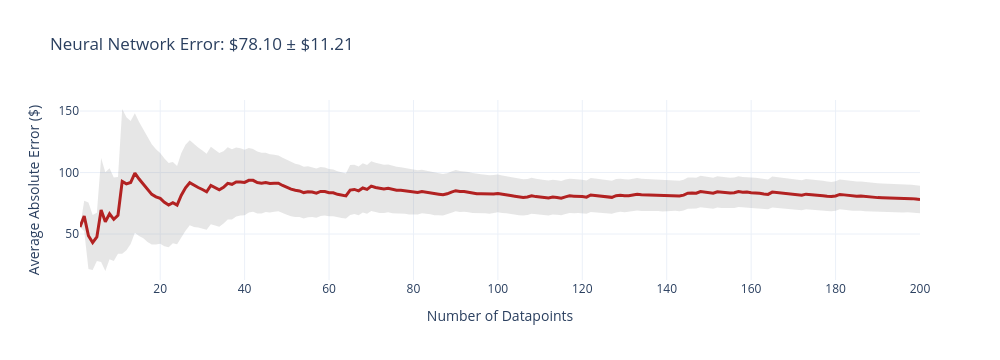
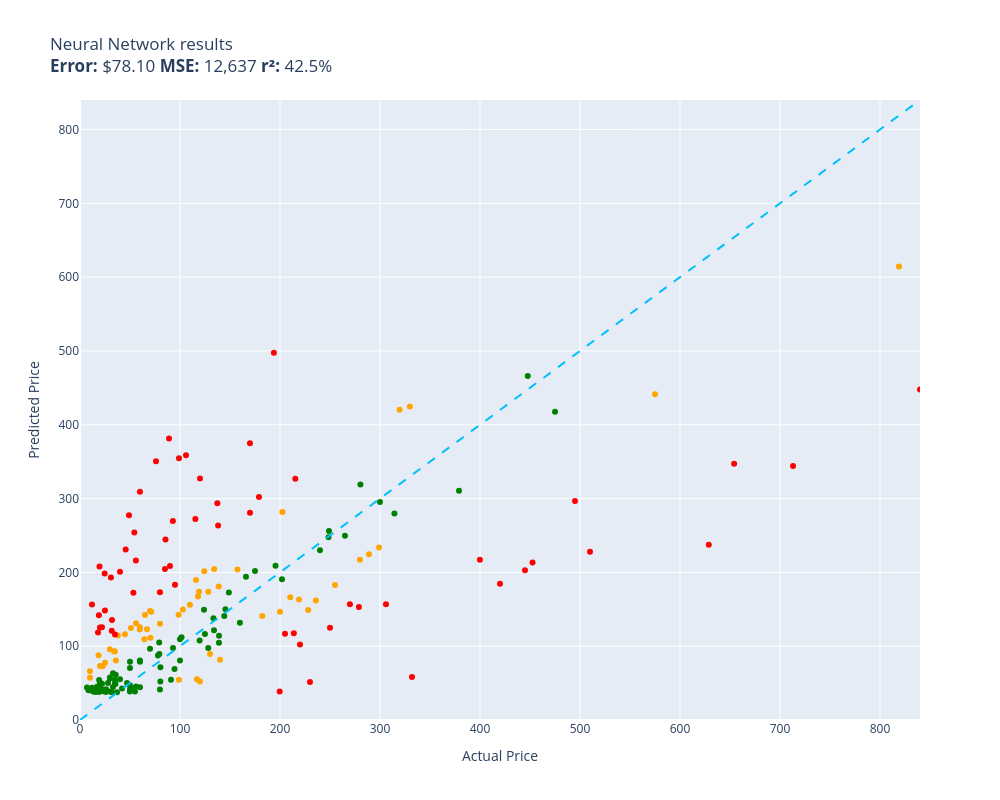

Notebook code cell kept with these figures, in order:
### Code cell
evaluate(neural_network, test)

### Figure 1 — Plotly figure (JSON) as saved in the notebook; plotly's stock layout.template omitted (floating-point values rounded to 4 significant figures; data arrays with more than 128 entries replaced by an {"elided": "..."} marker saying what was removed)
{"data": [{"fill": "toself", "fillcolor": "rgba(128,128,128,0.2)", "hoverinfo": "skip", "line": {"color": "rgba(255,255,255,0)"}, "name": "95% CI", "showlegend": false, "type": "scatter", "x": {"elided": "400 int values"}, "y": {"elided": "400 float values"}}, {"customdata": {"elided": "200x1 float values"}, "hovertemplate": "n=%{x}<br>Avg Error=$%{y:,.2f}<br>±95% CI=$%{customdata[0]:,.2f}<extra></extra>", "line": {"color": "firebrick", "width": 3}, "mode": "lines", "name": "Cumulative Avg Error", "type": "scatter", "x": {"elided": "200 int values"}, "y": {"elided": "200 float values"}}], "layout": {"height": 360, "showlegend": false, "title": {"text": "Neural Network Error: $78.10 ± $11.21"}, "width": 1000, "xaxis": {"title": {"text": "Number of Datapoints"}}, "yaxis": {"title": {"text": "Average Absolute Error ($)"}}}}

### Figure 2 — Plotly figure (JSON) as saved in the notebook; plotly's stock layout.template omitted (floating-point values rounded to 4 significant figures)
{"data": [{"customdata": [["Old Blood Noise Excess V2 Distortion Cho...\nGuess=$163.25 Actual=$219.00"], ["telpo Headlight Assembly Fit For 15 Camr...\nGuess=$189.51 Actual=$115.99"], ["Stand for Raven Pro Document Scanner - P...\nGuess=$95.89 Actual=$29.85"], ["Pump Head TBVECHI 175PSI 4KW 5.5HP 21CFM...\nGuess=$424.78 Actual=$329.90"], ["APS iBoard 6-inch Aluminum (Black Powder...\nGuess=$166.40 Actual=$210.23"], ["PEMP E65 E66 CDC Simulate Optical Fiber ...\nGuess=$173.87 Actual=$119.00"], ["Aolemi Oil Rubbed Bronze Single Function...\nGuess=$142.46 Actual=$98.65"], ["Canon EOS Rebel T7 Digital SLR Camera wi...\nGuess=$614.47 Actual=$819.00"], ["Evergreen HSHB2005 Cylinder Head Gasket ...\nGuess=$122.56 Actual=$59.69"], ["Southwire 120V/15A Right Angle User Atta...\nGuess=$114.63 Actual=$37.87"], ["Tidal Front + Rear Fender Flares 4PC Poc...\nGuess=$182.75 Actual=$254.99"], ["DALDED LED Light Kit for Lego Sonic Gree...\nGuess=$77.70 Actual=$24.99"], ["3D Tree Hole Branches 075 Stair Risers D...\nGuess=$89.38 Actual=$129.99"], ["Diversitech WG840585 Motor, (Ddb) 1/3Hp,...\nGuess=$204.58 Actual=$134.12"], ["Evan-Fischer Front Bumper Cover Compatib...\nGuess=$281.78 Actual=$202.38"], ["Sumerain S1339CM Double Handle Widesprea...\nGuess=$162.07 Actual=$235.86"], ["Western Digital Enterprise RE4-GP 2TB SA...\nGuess=$156.08 Actual=$109.95"], ["Trail Gear Twin Stick Kit for Top Shift ...\nGuess=$217.27 Actual=$279.92"], ["Beck/Arnley 0421945 Air Filter\nGuess=$80.75 Actual=$35.87"], ["Dell Optiplex 390 Desktop Computer i3 3....\nGuess=$201.69 Actual=$124.27"], ["IQShield Screen Protector Compatible wit...\nGuess=$57.16 Actual=$9.95"], ["Neporal Full Spectrum Light Bulb, 6000K ...\nGuess=$87.59 Actual=$18.59"], ["Pidoko Kids Train Table, Grey with 90 Pc...\nGuess=$52.02 Actual=$119.97"], ["Marvel Legends Series X-Men 6-Inch Archa...\nGuess=$54.70 Actual=$98.95"], ["LEGO Marvel Avengers War Machine Buster ...\nGuess=$125.80 Actual=$59.95"], ["ANZO USA 111207 GMC SIERRA 99-06 / YUKON...\nGuess=$140.75 Actual=$182.28"], ["Pioneer 2AM401-BN Two Handle Kitchen Fau...\nGuess=$148.88 Actual=$228.22"], ["LSSAGOON Backpack for Women Teen Kids Gi...\nGuess=$93.30 Actual=$33.99"], ["Grey Pneumatic 1311SD Impact Socket Set\nGuess=$203.80 Actual=$157.43"], ["Walker Exhaust Ultra EPA 16478 Direct Fi...\nGuess=$441.32 Actual=$574.99"], ["4pc Wheel Spacers Adapters 4\" (2inch Per...\nGuess=$55.13 Actual=$116.95"], ["LSI Broadcom SAS 9300-8i 8-port 12Gb/s S...\nGuess=$167.46 Actual=$118.00"], ["Mikrotik RB3011UIAS-RM RouterBOARD 10xGi...\nGuess=$233.72 Actual=$299.00"], ["DuraGo 29515020 Front Hub Assembly\nGuess=$173.77 Actual=$128.34"], ["Chalkboard Name Badges with Magnetic Bac...\nGuess=$73.04 Actual=$19.95"], ["Linkloos Solar Street Lights Outdoor Wat...\nGuess=$131.16 Actual=$55.99"], ["GENUINE VOLVO THERMOSTAT (3.0, 3.2) S60 ...\nGuess=$149.87 Actual=$102.85"], ["Pyle Wireless Rear View Backup Camera - ...\nGuess=$111.37 Actual=$70.45"], ["Universal Power Group 12V 100Ah Sealed L...\nGuess=$146.76 Actual=$199.99"], ["Amana Tool - SC587 Carbide Tipped 3-Wing...\nGuess=$146.71 Actual=$71.23"], ["UPR Mach 1 Chin Spoiler Fits 94-98 Musta...\nGuess=$142.17 Actual=$64.99"], ["Skullcandy Hesh Evo Bluetooth Headphones...\nGuess=$147.83 Actual=$69.99"], ["LCD Screen for Dell Inspiron 17R 17.3\" H...\nGuess=$109.47 Actual=$64.37"], ["200 ' feet True 14 Gauge AWG CCA Speaker...\nGuess=$116.02 Actual=$44.95"], ["StonKraft Brass Chess Board Game Set wit...\nGuess=$81.54 Actual=$140.00"], ["Venom Power Terra Hunter R/T+ R/T All-Te...\nGuess=$420.37 Actual=$319.65"], ["Audio Techinca ATW-T1002 System 10 Handh...\nGuess=$224.72 Actual=$289.00"], ["Replacement Remote Control fit for Sony ...\nGuess=$65.89 Actual=$9.99"], ["Star Wars Die-Cast Metal TITANIUM Series...\nGuess=$72.84 Actual=$22.70"], ["KZ ZS10 Pro in Ear Monitor Headphone KZ ...\nGuess=$122.88 Actual=$66.99"], ["Jada Toys Ryan's World Combo Panda Airli...\nGuess=$92.78 Actual=$34.94"], ["Pyle 2x120 Watt Home Audio Speaker Power...\nGuess=$124.54 Actual=$50.92"], ["Garmin 010-12402-10 GT15M-TM Transom-Mou...\nGuess=$180.87 Actual=$138.74"], ["MonMount Triple Monitor Stand Freestandi...\nGuess=$130.47 Actual=$79.99"]], "hovertemplate": "%{customdata[0]}<extra></extra>", "legendgroup": "orange", "marker": {"color": "orange", "size": 6, "symbol": "circle"}, "mode": "markers", "name": "orange", "orientation": "v", "showlegend": true, "type": "scatter", "x": [219.0, 116.0, 29.85, 329.9, 210.2, 119.0, 98.65, 819.0, 59.69, 37.87, 255.0, 24.99, 130.0, 134.1, 202.4, 235.9, 110.0, 279.9, 35.87, 124.3, 9.95, 18.59, 120.0, 98.95, 59.95, 182.3, 228.2, 33.99, 157.4, 575.0, 117.0, 118.0, 299.0, 128.3, 19.95, 55.99, 102.8, 70.45, 200.0, 71.23, 64.99, 69.99, 64.37, 44.95, 140.0, 319.6, 289.0, 9.99, 22.7, 66.99, 34.94, 50.92, 138.7, 79.99], "xaxis": "x", "y": [163.2, 189.5, 95.89, 424.8, 166.4, 173.9, 142.5, 614.5, 122.6, 114.6, 182.7, 77.7, 89.38, 204.6, 281.8, 162.1, 156.1, 217.3, 80.75, 201.7, 57.16, 87.59, 52.02, 54.7, 125.8, 140.7, 148.9, 93.3, 203.8, 441.3, 55.13, 167.5, 233.7, 173.8, 73.04, 131.2, 149.9, 111.4, 146.8, 146.7, 142.2, 147.8, 109.5, 116.0, 81.54, 420.4, 224.7, 65.89, 72.84, 122.9, 92.78, 124.5, 180.9, 130.5], "yaxis": "y"}, {"customdata": [["NewPower99 Battery Kit for Samsung Galax...\nGuess=$38.58 Actual=$54.95"], ["EXMAX NG-10X Fresnel Lens Focusing Adapt...\nGuess=$96.58 Actual=$69.98"], ["SuppliesOutlet Compatible Toner Cartridg...\nGuess=$140.98 Actual=$144.29"], ["8544771 Dryer Heating Element, 279816 Th...\nGuess=$61.31 Actual=$35.74"], ["Metabo HPT 36V MultiVolt™ Cordless Rotar...\nGuess=$310.55 Actual=$379.00"], ["Panasonic KX-TG6511B DECT 6.0 PLUS Expan...\nGuess=$104.84 Actual=$79.20"], ["LOVE MEI Galaxy S10 Lite Case, Military ...\nGuess=$63.21 Actual=$32.98"], ["GJY Portable TV,10.6 inch Mini TV for AT...\nGuess=$89.26 Actual=$79.36"], ["LD Products Compatible Toner Cartridge R...\nGuess=$70.46 Actual=$49.98"], ["Intermatic PX300 12V 300W Transformer wi...\nGuess=$121.54 Actual=$134.00"], ["CORSAIR Dominator Platinum RGB 32GB (2x1...\nGuess=$149.44 Actual=$124.00"], ["SKB iSeries 3i-13096-6KP Case for BlackM...\nGuess=$201.87 Actual=$174.99"], ["June Garden 12\" Sweet Dolly Charlotte - ...\nGuess=$48.48 Actual=$19.99"], ["Clementoni 39132.5 Jigsaw Puzzle 1,000 P...\nGuess=$41.31 Actual=$79.95"], ["10GBase-LR SFP+ Transceiver, Handar 10GB...\nGuess=$50.04 Actual=$19.99"], ["GanFindX Portable Car Hand Controls for ...\nGuess=$131.80 Actual=$159.90"], ["KOMPUTERBAY 4GB 2X 2GB DDR2 1066MHz PC2-...\nGuess=$52.16 Actual=$80.34"], ["Mylites+ Standard Comic Book Mylar Sleev...\nGuess=$49.31 Actual=$34.99"], ["Wenger City Upgrade Laptop Backpack with...\nGuess=$149.90 Actual=$145.42"], ["AUTOFREE LED Tail Lights Assembly Compat...\nGuess=$190.82 Actual=$201.99"], ["Adams Check Payment and Deposit Register...\nGuess=$48.63 Actual=$35.49"], ["KOHLER 18865-CP Filtered Water Faucet, P...\nGuess=$417.54 Actual=$475.00"], ["Fjallraven, Kanken Laptop 15\" Backpack f...\nGuess=$107.54 Actual=$119.65"], ["Retevis RT68 Soft Earhook Walkie Talkie ...\nGuess=$44.07 Actual=$6.99"], ["Laisomeke Waterproof Junction Box, Unive...\nGuess=$43.84 Actual=$11.99"], ["Webcem Solar Shed Light Outdoor Indoor, ...\nGuess=$87.34 Actual=$77.96"], ["Festool 492370 Platin 2 S1000 Grit 6-Inc...\nGuess=$54.50 Actual=$91.00"], ["VLAND LED Smoked Taillights Compatible F...\nGuess=$229.83 Actual=$239.99"], ["PM Auto Front Right Quick Complete Strut...\nGuess=$116.46 Actual=$124.94"], ["Tablet PC Cover Compatible with Lenovo T...\nGuess=$38.42 Actual=$31.61"], ["Miyaya@ Funny Animal Masks Collection fo...\nGuess=$44.88 Actual=$16.99"], ["Ultra Duster Canned Air Net 10 Oz 6-Pack\nGuess=$38.47 Actual=$49.90"], ["Liberty Imports 12 Pack: US Military Toy...\nGuess=$41.54 Actual=$16.98"], ["Ceramic Talavera Mexican Tile 4x4\", 9 Pi...\nGuess=$57.63 Actual=$29.95"], ["Intrepid International Dressage Letters-...\nGuess=$39.81 Actual=$26.99"], ["KUNN Small Electrician Tool Pouch Utilit...\nGuess=$48.96 Actual=$21.99"], ["iPhone 12/12 Pro Nicaragua Guardabarranc...\nGuess=$50.48 Actual=$19.97"], ["Replacement Remote Control for PANASONIC...\nGuess=$54.18 Actual=$34.95"], ["KS K-STORM Replacement Silicone Mushroom...\nGuess=$40.26 Actual=$8.50"], ["4LT LUMINETTE Vanity Opal GLS BSN\nGuess=$109.39 Actual=$99.99"], ["GE RPWF SmartWater Comparable Refrigerat...\nGuess=$37.62 Actual=$36.99"], ["Urth 62mm UV, Circular Polarizing (CPL),...\nGuess=$114.25 Actual=$139.00"], ["MGP Caliper Covers 39011SACURD Red Powde...\nGuess=$256.10 Actual=$249.00"], ["NewFantasia Replacement Audio Cable with...\nGuess=$37.96 Actual=$31.00"], ["MONOCARBON Forged Carbon Fiber Case for ...\nGuess=$44.43 Actual=$59.99"], ["AC Compressor & A/C Kit For BMW 335i 335...\nGuess=$279.65 Actual=$314.41"], ["MXR Carbon Copy Deluxe Analog Delay Guit...\nGuess=$209.08 Actual=$195.50"], ["USB Charger, CIVIE High Speed 60W Multip...\nGuess=$38.25 Actual=$15.99"], ["Cardone 84-58642 New HEI Electronic Dist...\nGuess=$194.04 Actual=$165.99"], ["Hp Pavilion P7-1257c Motherboard Aahd3-h...\nGuess=$80.76 Actual=$59.86"], ["Kastar Battery Pack Replacement for Sony...\nGuess=$41.99 Actual=$19.99"], ["New Replacement seat cover fits Yamaha M...\nGuess=$104.60 Actual=$138.95"], ["AZX Stylus Pencil for Apple iPad Pro 202...\nGuess=$56.21 Actual=$29.99"], ["Raspberry Pi 3 Model B+ Aluminum Case Me...\nGuess=$38.40 Actual=$14.99"], ["ROHL WSGUM3018WH Wire Sink Grids, White\nGuess=$97.42 Actual=$128.28"], ["Diversitech UC2436-3 Ultralite Condenser...\nGuess=$71.56 Actual=$80.39"], ["APS iBoard (304 Stainless Steel Polished...\nGuess=$249.73 Actual=$264.95"], ["200 Couples Conversation Cards - Enjoy B...\nGuess=$44.72 Actual=$32.97"], ["The Puppet Company - Carpet-Unicorn, Whi...\nGuess=$37.93 Actual=$19.00"], ["KYX Racing Hardened Steel Center Drive S...\nGuess=$50.28 Actual=$46.99"], ["Baumgartens Sicurix Blank PVC ID Cards (...\nGuess=$54.21 Actual=$19.11"], ["OEM Samsung Remote Control Shipped with ...\nGuess=$45.31 Actual=$56.00"], ["Custom Engagement Logo Desk Embosser Sea...\nGuess=$47.05 Actual=$49.95"], ["520 Pieces Christmas Envelope Seal Stick...\nGuess=$37.86 Actual=$25.99"], ["LD Compatible Ink Cartridge Replacement ...\nGuess=$42.55 Actual=$41.99"], ["BestPricedDecals Wine A BIT, You'll Feel...\nGuess=$38.56 Actual=$12.98"], ["VATOS 4 Packs Bubble Machine Gun for Kid...\nGuess=$38.97 Actual=$22.88"], ["Steering Wheel, Carbon Fiber Automotive ...\nGuess=$465.98 Actual=$447.74"], ["BXYJY for Samsung Galaxy Z Fold 3 Case w...\nGuess=$42.00 Actual=$49.99"], ["VONADO Space Wars Colonial Viper MK1 Bui...\nGuess=$55.28 Actual=$39.99"], ["Disney Princess Sparkling Princess Sleep...\nGuess=$39.28 Actual=$24.95"], ["sabermaster TCG Playmat yugioh playmat T...\nGuess=$41.34 Actual=$21.99"], ["DuraGo BR5330 Front Vented Disc Brake Ro...\nGuess=$112.22 Actual=$101.51"], ["Vinyl Soft Top Roll-up Adjustable Truck ...\nGuess=$172.77 Actual=$148.88"], ["Glovion Music Stand Light, Clip On Piano...\nGuess=$50.23 Actual=$27.99"], ["Samsung DA97-07603B Freezer Ice Maker As...\nGuess=$97.70 Actual=$93.02"], ["Intex River Run Connect Lounge (Four)\nGuess=$69.03 Actual=$94.49"], ["Think Gizmos Build Your Own Robot Toys f...\nGuess=$39.25 Actual=$24.95"], ["HP Laserjet 2100 Laser Printer W/Test Pr...\nGuess=$295.49 Actual=$299.98"], ["PowerSport Front Rear Brakes and Rotors ...\nGuess=$247.73 Actual=$248.51"], ["Viola Bow 4/4 Full Size Carbon Fiber (Bl...\nGuess=$78.95 Actual=$49.99"], ["Targus CityGear Durable Backpack, Black,...\nGuess=$137.75 Actual=$133.43"], ["Fender Hendrix Voodoo Child Coiled Instr...\nGuess=$78.85 Actual=$59.99"], ["W11130208 W10695459 Refrigerator LED Mod...\nGuess=$39.26 Actual=$26.59"], ["Fitness Center Gym Room Weight Train Dua...\nGuess=$80.67 Actual=$99.99"], ["For Volvo C70 S70 V70 V40 S40 AC Compres...\nGuess=$319.14 Actual=$280.41"], ["Refresh NSF-53 Premium Replacement Refri...\nGuess=$42.21 Actual=$50.99"], ["NICKSTON Red Sparkling Glitter Slim Band...\nGuess=$41.57 Actual=$25.99"]], "hovertemplate": "%{customdata[0]}<extra></extra>", "legendgroup": "green", "marker": {"color": "green", "size": 6, "symbol": "circle"}, "mode": "markers", "name": "green", "orientation": "v", "showlegend": true, "type": "scatter", "x": [54.95, 69.98, 144.3, 35.74, 379.0, 79.2, 32.98, 79.36, 49.98, 134.0, 124.0, 175.0, 19.99, 79.95, 19.99, 159.9, 80.34, 34.99, 145.4, 202.0, 35.49, 475.0, 119.7, 6.99, 11.99, 77.96, 91.0, 240.0, 124.9, 31.61, 16.99, 49.9, 16.98, 29.95, 26.99, 21.99, 19.97, 34.95, 8.5, 99.99, 36.99, 139.0, 249.0, 31.0, 59.99, 314.4, 195.5, 15.99, 166.0, 59.86, 19.99, 138.9, 29.99, 14.99, 128.3, 80.39, 264.9, 32.97, 19.0, 46.99, 19.11, 56.0, 49.95, 25.99, 41.99, 12.98, 22.88, 447.7, 49.99, 39.99, 24.95, 21.99, 101.5, 148.9, 27.99, 93.02, 94.49, 24.95, 300.0, 248.5, 49.99, 133.4, 59.99, 26.59, 99.99, 280.4, 50.99, 25.99], "xaxis": "x", "y": [38.58, 96.58, 141.0, 61.31, 310.6, 104.8, 63.21, 89.26, 70.46, 121.5, 149.4, 201.9, 48.48, 41.31, 50.04, 131.8, 52.16, 49.31, 149.9, 190.8, 48.63, 417.5, 107.5, 44.07, 43.84, 87.34, 54.5, 229.8, 116.5, 38.42, 44.88, 38.47, 41.54, 57.63, 39.81, 48.96, 50.48, 54.18, 40.26, 109.4, 37.62, 114.3, 256.1, 37.96, 44.43, 279.6, 209.1, 38.25, 194.0, 80.76, 41.99, 104.6, 56.21, 38.4, 97.42, 71.56, 249.7, 44.72, 37.93, 50.28, 54.21, 45.31, 47.05, 37.86, 42.55, 38.56, 38.97, 466.0, 42.0, 55.28, 39.28, 41.34, 112.2, 172.8, 50.23, 97.7, 69.03, 39.25, 295.5, 247.7, 78.95, 137.7, 78.85, 39.26, 80.67, 319.1, 42.21, 41.57], "yaxis": "y"}, {"customdata": [["RBC12-UPC Replacement Battery Cartridge ...\nGuess=$51.43 Actual=$229.99"], ["ACDelco GM Original Equipment FW339 Fron...\nGuess=$326.72 Actual=$215.33"], ["Bam France 2002XL Contoured Hightech Bla...\nGuess=$344.11 Actual=$713.00"], ["46mm Digital Pro High-Resolution Close-U...\nGuess=$125.32 Actual=$19.99"], ["Innovative Percussion CB-6 Chamois Bass ...\nGuess=$254.05 Actual=$54.32"], ["HK SYSTEMS 13\" Heavy Duty Black \"Push\" O...\nGuess=$204.54 Actual=$84.95"], ["Bam Trekking 3027SB Single Black Clarine...\nGuess=$58.26 Actual=$332.00"], ["DEWALT 20V MAX* XR Impact Driver with Bl...\nGuess=$213.33 Actual=$452.53"], ["Mini PC, Kinupute Desktop Computer E3-12...\nGuess=$296.64 Actual=$495.00"], ["Deco Mount Pro Tripod Microphone Stand w...\nGuess=$309.09 Actual=$59.95"], ["Scranton & Co 3 Drawer Mobile File Cabin...\nGuess=$272.17 Actual=$115.35"], ["Task T24287 Roman Ogee Router Bit with 1...\nGuess=$216.25 Actual=$55.88"], ["Travelpro Platinum Elite Slim Business L...\nGuess=$117.41 Actual=$213.83"], ["JRready ST6313 DT Deutsch Connector Kit,...\nGuess=$38.55 Actual=$199.68"], ["15\" Locking Shower Head Extension Arm in...\nGuess=$173.23 Actual=$79.95"], ["Dakota Alert MURS Alert Probe Sensor - M...\nGuess=$102.33 Actual=$219.99"], ["152MM Hole Saws M42 Bi-Metal High Speed ...\nGuess=$118.39 Actual=$17.99"], ["Baseball Backpacks Large 18 Inch Bookbag...\nGuess=$120.98 Actual=$31.77"], ["Projector, CRAZVIEW Projector with WiFi ...\nGuess=$172.50 Actual=$53.40"], ["MC: Pindicator (Dual Intensity Amber)\nGuess=$200.73 Actual=$40.00"], ["Poison Spyder 10-08-020 Rocker Knocker\nGuess=$237.57 Actual=$628.76"], ["DIMARZIO 204284 DP 163FBK Blues Bucker G...\nGuess=$208.53 Actual=$89.99"], ["Lighted Triangle Mirror Cabinet Bathroom...\nGuess=$203.03 Actual=$445.00"], ["BESTILL Wall Mounted Shower Faucet Set, ...\nGuess=$350.46 Actual=$76.00"], ["Engine Thermostat, Replace 19301-PAA-306...\nGuess=$141.93 Actual=$18.89"], ["Satco S9596, 4 Count (Pack of 1), 4.18\nGuess=$156.40 Actual=$12.00"], ["Kingston Brass KS269SN Kingston Clawfoot...\nGuess=$156.73 Actual=$305.99"], ["EMART Photography C Stand with Boom Arm,...\nGuess=$327.15 Actual=$119.99"], ["KOHLER K-1185540-CP Assembly-Slider\nGuess=$231.03 Actual=$45.67"], ["Trim Kit for 2-handle Shower & Tub Valve...\nGuess=$183.35 Actual=$94.99"], ["Aeromotive 13304 Regulator, X1 Adjustabl...\nGuess=$156.77 Actual=$269.95"], ["Royal Designs, Inc. Decorative Abundant ...\nGuess=$148.48 Actual=$24.95"], ["Canon Sure Shot 90u 35mm Date Camera\nGuess=$217.09 Actual=$399.89"], ["Wilkinson LOW GAUSS Vintage Tone Strat S...\nGuess=$193.20 Actual=$30.93"], ["Ibanez M510OVS Acoustic Mandolin in Vint...\nGuess=$375.05 Actual=$169.99"], ["Berta (6 Pieces) 1-1/4 inch Overlay, 90 ...\nGuess=$198.60 Actual=$24.66"], ["CradlePoint Compact Broadband Router (CB...\nGuess=$381.32 Actual=$89.00"], ["Auertech Portable Washing Machine, 14lbs...\nGuess=$354.49 Actual=$98.99"], ["18 Inch White Undermount Kitchen Sink - ...\nGuess=$302.10 Actual=$179.00"], ["Evan Fischer Radiator Cooling Fan Assemb...\nGuess=$293.50 Actual=$137.34"], ["ECCPP Power Steering Pump for 2009-2010 ...\nGuess=$244.69 Actual=$85.48"], ["SP Air Corporation SP-8102BU 1/4-Inch He...\nGuess=$116.79 Actual=$204.99"], ["ASUS VY279HE-W 27” 1080P Monitor - White...\nGuess=$263.37 Actual=$138.10"], ["Music Hall pa15.3 MM/MC Phono Preamplifi...\nGuess=$124.83 Actual=$250.00"], ["Lorell Bell Chair Glide, 2.5\", Black\nGuess=$208.01 Actual=$19.50"], ["4 Inches Rolled Muffler Tip Catback Exha...\nGuess=$497.66 Actual=$193.88"], ["CTLAMP XL-2100 Professional Quality XL-2...\nGuess=$135.61 Actual=$32.00"], ["Competition Clutch Disc and Pressure Pla...\nGuess=$227.91 Actual=$510.00"], ["KUNFINE Android Radio CarPlay & Android ...\nGuess=$358.66 Actual=$106.00"], ["VIPMOTOZ Sequential Turn Signal Premium ...\nGuess=$153.04 Actual=$278.94"], ["A-Premium Front Suspension Steering Knuc...\nGuess=$277.24 Actual=$48.99"], ["Dell XPS 13 9343-2727SLV 13.3\" Full HD S...\nGuess=$447.72 Actual=$839.99"], ["Pacific Drums PDCM1618TTRB 16 x 18 Inche...\nGuess=$184.50 Actual=$419.99"], ["Blanco 230966 Valea Stainless Steel Sink...\nGuess=$269.52 Actual=$92.88"], ["Empava 24\" Single Wall Ovens 10 Cooking ...\nGuess=$347.34 Actual=$654.14"], ["VTech Strum and Jam Kidi Musical Guitar ...\nGuess=$125.59 Actual=$21.99"], ["STICKGOO Peel and Stick Backsplash for K...\nGuess=$115.74 Actual=$34.99"], ["Xiaomi Redmi 10 2022 NFC 4G LTE (128GB +...\nGuess=$280.86 Actual=$169.99"]], "hovertemplate": "%{customdata[0]}<extra></extra>", "legendgroup": "red", "marker": {"color": "red", "size": 6, "symbol": "circle"}, "mode": "markers", "name": "red", "orientation": "v", "showlegend": true, "type": "scatter", "x": [230.0, 215.3, 713.0, 19.99, 54.32, 84.95, 332.0, 452.5, 495.0, 59.95, 115.3, 55.88, 213.8, 199.7, 79.95, 220.0, 17.99, 31.77, 53.4, 40.0, 628.8, 89.99, 445.0, 76.0, 18.89, 12.0, 306.0, 120.0, 45.67, 94.99, 269.9, 24.95, 399.9, 30.93, 170.0, 24.66, 89.0, 98.99, 179.0, 137.3, 85.48, 205.0, 138.1, 250.0, 19.5, 193.9, 32.0, 510.0, 106.0, 278.9, 48.99, 840.0, 420.0, 92.88, 654.1, 21.99, 34.99, 170.0], "xaxis": "x", "y": [51.43, 326.7, 344.1, 125.3, 254.0, 204.5, 58.26, 213.3, 296.6, 309.1, 272.2, 216.2, 117.4, 38.55, 173.2, 102.3, 118.4, 121.0, 172.5, 200.7, 237.6, 208.5, 203.0, 350.5, 141.9, 156.4, 156.7, 327.1, 231.0, 183.3, 156.8, 148.5, 217.1, 193.2, 375.0, 198.6, 381.3, 354.5, 302.1, 293.5, 244.7, 116.8, 263.4, 124.8, 208.0, 497.7, 135.6, 227.9, 358.7, 153.0, 277.2, 447.7, 184.5, 269.5, 347.3, 125.6, 115.7, 280.9], "yaxis": "y"}, {"hoverinfo": "skip", "line": {"color": "deepskyblue", "dash": "dash", "width": 2}, "mode": "lines", "name": "y = x", "showlegend": false, "type": "scatter", "x": [0, 840.0], "y": [0, 840.0]}], "layout": {"height": 800, "legend": {"title": {"text": "color"}, "tracegroupgap": 0}, "showlegend": false, "title": {"text": "Neural Network results<br><b>Error:</b> $78.10 <b>MSE:</b> 12,637 <b>r²:</b> 42.5%"}, "width": 1000, "xaxis": {"anchor": "y", "domain": [0, 1], "range": [0, 840.0], "title": {"text": "Actual Price"}}, "yaxis": {"anchor": "x", "domain": [0, 1], "range": [0, 840.0], "title": {"text": "Predicted Price"}}}}
